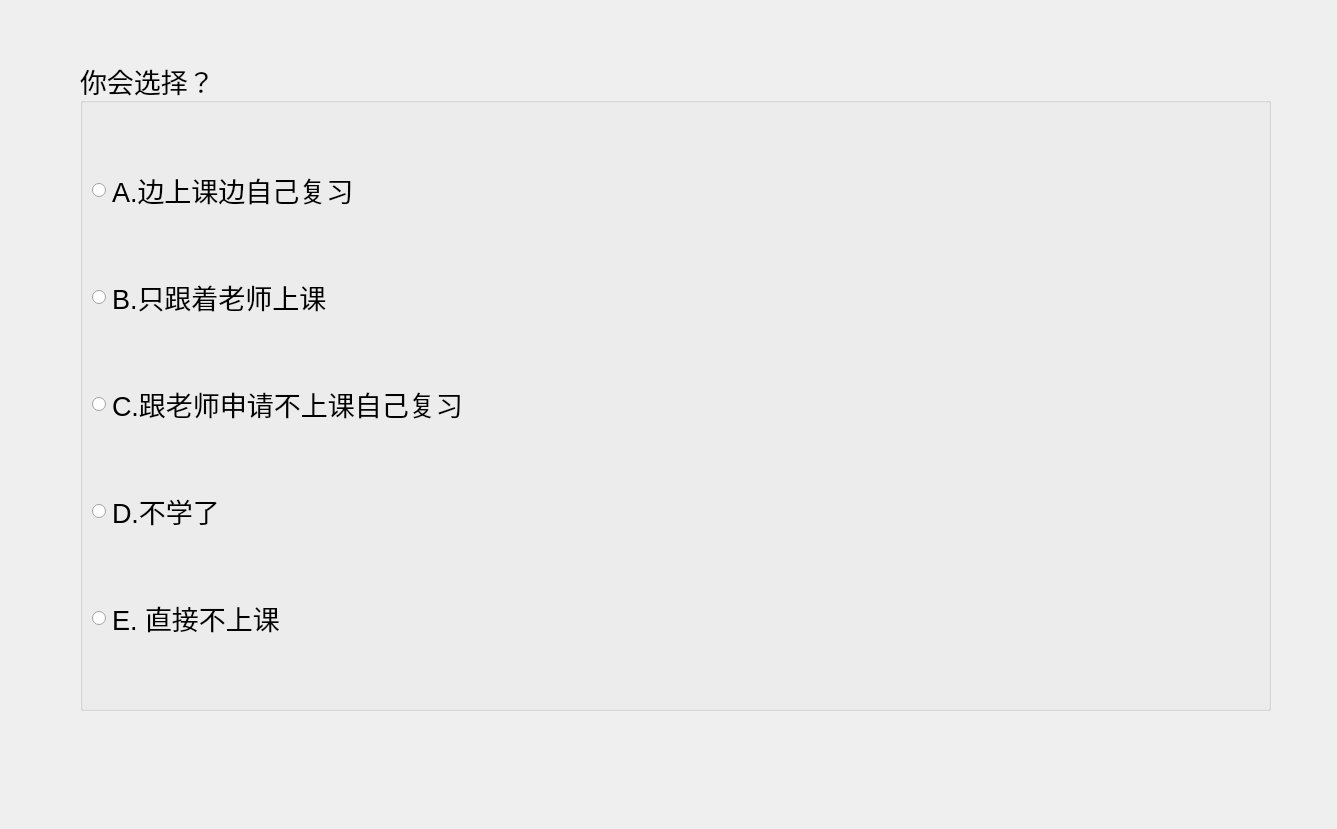
<?xml version="1.0" encoding="UTF-8"?>
<ui version="4.0">
 <class>PPT45</class>
 <widget class="QWidget" name="PPT45">
  <property name="geometry">
   <rect>
    <x>0</x>
    <y>0</y>
    <width>1337</width>
    <height>829</height>
   </rect>
  </property>
  <property name="font">
   <font>
    <family>AcadEref</family>
    <pointsize>20</pointsize>
   </font>
  </property>
  <property name="windowTitle">
   <string>Form</string>
  </property>
  <widget class="QGroupBox" name="groupBox">
   <property name="geometry">
    <rect>
     <x>80</x>
     <y>60</y>
     <width>1191</width>
     <height>651</height>
    </rect>
   </property>
   <property name="font">
    <font>
     <family>AcadEref</family>
     <pointsize>20</pointsize>
    </font>
   </property>
   <property name="title">
    <string>你会选择？</string>
   </property>
   <layout class="QHBoxLayout" name="horizontalLayout">
    <item>
     <layout class="QVBoxLayout" name="verticalLayout">
      <item>
       <widget class="QRadioButton" name="radioButton">
        <property name="font">
         <font>
          <family>Arial</family>
         </font>
        </property>
        <property name="text">
         <string>A.边上课边自己复习</string>
        </property>
       </widget>
      </item>
      <item>
       <widget class="QRadioButton" name="radioButton_2">
        <property name="font">
         <font>
          <family>Arial</family>
         </font>
        </property>
        <property name="text">
         <string>B.只跟着老师上课</string>
        </property>
       </widget>
      </item>
      <item>
       <widget class="QRadioButton" name="radioButton_3">
        <property name="font">
         <font>
          <family>Arial</family>
         </font>
        </property>
        <property name="text">
         <string>C.跟老师申请不上课自己复习</string>
        </property>
       </widget>
      </item>
      <item>
       <widget class="QRadioButton" name="radioButton_4">
        <property name="font">
         <font>
          <family>Arial</family>
         </font>
        </property>
        <property name="text">
         <string>D.不学了</string>
        </property>
       </widget>
      </item>
      <item>
       <widget class="QRadioButton" name="radioButton_5">
        <property name="font">
         <font>
          <family>Arial</family>
         </font>
        </property>
        <property name="text">
         <string>E. 直接不上课</string>
        </property>
       </widget>
      </item>
     </layout>
    </item>
   </layout>
  </widget>
 </widget>
 <resources/>
 <connections/>
</ui>
